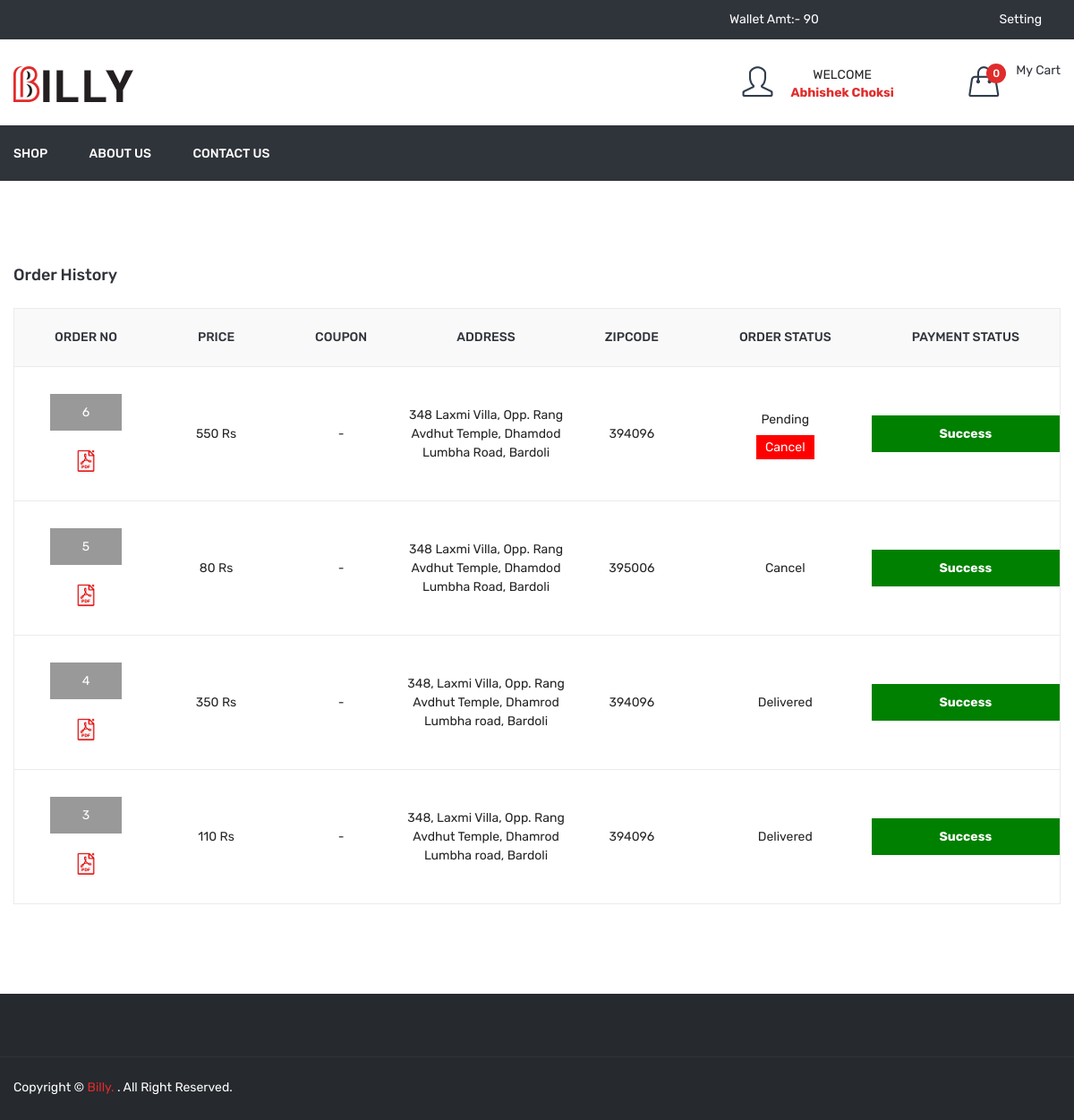
Screenshot of /order_history.php (signed in) with the database file from the repository.
### tables this page shows
CREATE TABLE IF NOT EXISTS `order_master` (
  `id` int NOT NULL AUTO_INCREMENT,
  `user_id` int NOT NULL,
  `name` varchar(50) NOT NULL,
  `email` varchar(50) NOT NULL,
  `mobile` varchar(50) NOT NULL,
  `address` text NOT NULL,
  `total_price` float NOT NULL,
  `final_price` float NOT NULL,
  `coupon_code` varchar(20) NOT NULL,
  `zipcode` int NOT NULL,
  `delivery_boy_id` int NOT NULL,
  `payment_status` varchar(20) NOT NULL,
  `payment_type` varchar(10) NOT NULL,
  `payment_id` varchar(100) NOT NULL,
  `order_status` int NOT NULL,
  `cancel_by` enum('user','admin') NOT NULL,
  `cancel_at` datetime NOT NULL,
  `added_on` datetime NOT NULL,
  `delivered_on` datetime NOT NULL,
  PRIMARY KEY (`id`)
);

CREATE TABLE IF NOT EXISTS `order_status` (
  `id` int NOT NULL AUTO_INCREMENT,
  `order_status` varchar(50) NOT NULL,
  PRIMARY KEY (`id`)
);

### order_history.php (the view, shortened to what this page needs)
<?php
include("header.php");
$uid = $_SESSION['FOOD_USER_ID'];
$sql = "select order_master.*,order_status.order_status as order_status_str from order_master,order_status where order_master.order_status=order_status.id and order_master.user_id='$uid' order by order_master.id desc";
$res = mysqli_query($con, $sql);
?>
<div class="cart-main-area pt-95 pb-100">
	<div class="container">
		<h3 class="page-title">Order History</h3>
		<div class="row">
			<div class="col-lg-12 col-md-12 col-sm-12 col-12">
				<form method="post">
					<div class="table-content table-responsive">
						<table>
							<thead>
								<tr>
									<th>Order No</th>
									<th>Price</th>
									<th>Coupon</th>
									<th>Address</th>
									<th>Zipcode</th>
									<th>Order Status</th>
									<th>Payment Status</th>
								</tr>
							</thead>
							<tbody>
								<?php if (mysqli_num_rows($res) > 0) {
									while ($row = mysqli_fetch_assoc($res)) {
								?>
										<tr>
											<td>
												<div class="div_order_id">
													<a href="<?php echo FRONT_SITE_PATH ?>order_detail.php?id=<?php echo $row['id'] ?>"><?php echo $row['id'] ?></a>
												</div><br />
												<a href="<?php echo FRONT_SITE_PATH ?>download_invoice?id=<?php echo $row['id'] ?>"><img src='<?php echo FRONT_SITE_PATH ?>assets/img/icon-img/pdf.png' width="20px" title="Download Invoice" /></a>
											</td style="font-size:14px;">
											<td><?php echo $row['total_price'] ?> Rs
											</td>
											<td><?php
												if ($row['coupon_code'] != '') {
												?>
													Coupon Code:- <?php echo $row['coupon_code'] ?><br />
													Final Price:- <?php echo $row['final_price'] ?> Rs
												<?php } else {
													echo "-";
												} ?>
											</td>
											<td><?php echo $row['address'] ?></td>
											<td><?php echo $row['zipcode'] ?></td>
											<td>
												<?php
												echo $row['order_status_str'];
												if ($row['order_status'] == 1) {
													echo "<br/>";
													echo "<div style='margin-top:10px;'><a href='?cancel_id=" . $row['id'] . "' class='cancel_btn'>Cancel</a></div>";
												}
												?>
											</td>
											<td>
												<div class="payment_status payment_status_<?php echo $row['payment_status'] ?>"><?php echo ucfirst($row['payment_status']) ?></div>
											</td>
										</tr>
								<?php }
								} else {
									redirect('shop');
								} ?>
							</tbody>
						</table>
					</div>
				</form>
			</div>
		</div>
	</div>
</div>
<?php
include("footer.php");
?>

### rows the page displays
order_master: id "6", total_price "550", address "348 Laxmi Villa, Opp. Rang Avdhut Temple, Dhamdod Lumbha Road, Bardoli", zipcode "394096", order_status.order_status "Pending", payment_status "Success"
order_master: id "5", total_price "80", address "348 Laxmi Villa, Opp. Rang Avdhut Temple, Dhamdod Lumbha Road, Bardoli", zipcode "395006", order_status.order_status "Cancel", payment_status "Success"
order_master: id "4", total_price "350", address "348, Laxmi Villa, Opp. Rang Avdhut Temple, Dhamrod Lumbha road, Bardoli", zipcode "394096", order_status.order_status "Delivered", payment_status "Success"
order_master: id "3", total_price "110", address "348, Laxmi Villa, Opp. Rang Avdhut Temple, Dhamrod Lumbha road, Bardoli", zipcode "394096", order_status.order_status "Delivered", payment_status "Success"

### other values shown
$getWalletAmt "90"
$_SESSION['FOOD_USER_NAME'] "Abhishek Choksi"
$totalCartDish "0"
